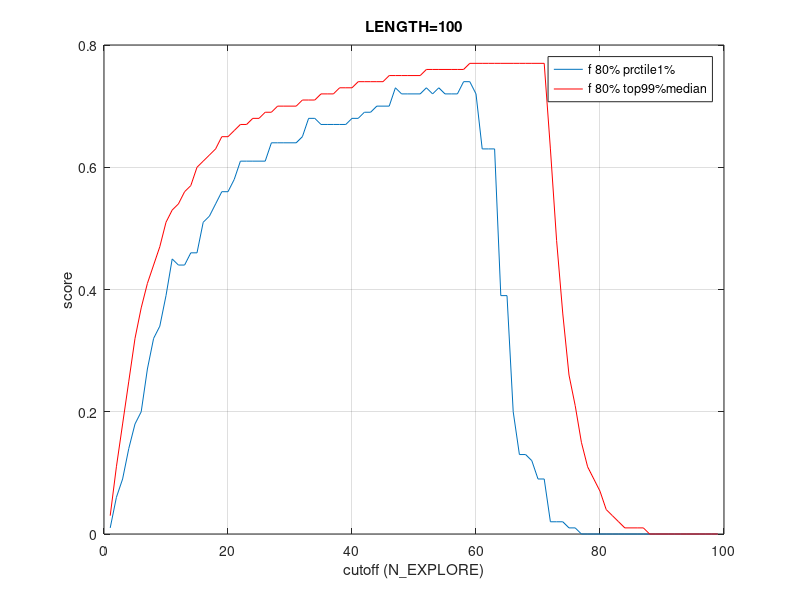

Here is the MATLAB script that generated this plot:
# The Boost License applies to the present file, as described in file ./LICENSE

figure; plot([ 0.0100 0.0600 0.0900 0.1400 0.1800 0.2000 0.2700 0.3200 0.3400 0.3900 0.4500 0.4400 0.4400 0.4600 0.4600 0.5100 0.5200 0.5400 0.5600 0.5600 0.5800 0.6100 0.6100 0.6100 0.6100 0.6100 0.6400 0.6400 0.6400 0.6400 0.6400 0.6500 0.6800 0.6800 0.6700 0.6700 0.6700 0.6700 0.6700 0.6800 0.6800 0.6900 0.6900 0.7000 0.7000 0.7000 0.7300 0.7200 0.7200 0.7200 0.7200 0.7300 0.7200 0.7300 0.7200 0.7200 0.7200 0.7400 0.7400 0.7200 0.6300 0.6300 0.6300 0.3900 0.3900 0.2000 0.1300 0.1300 0.1200 0.0900 0.0900 0.0200 0.0200 0.0200 0.0100 0.0100 0.0000 0.0000 0.0000 0.0000 0.0000 0.0000 0.0000 0.0000 0.0000 0.0000 0.0000 0.0000 0.0000 0.0000 0.0000 0.0000 0.0000 0.0000 0.0000 0.0000 0.0000 0.0000 0.0000 nan ]);
hold on; plot([ 0.0300 0.1100 0.1800 0.2500 0.3200 0.3700 0.4100 0.4400 0.4700 0.5100 0.5300 0.5400 0.5600 0.5700 0.6000 0.6100 0.6200 0.6300 0.6500 0.6500 0.6600 0.6700 0.6700 0.6800 0.6800 0.6900 0.6900 0.7000 0.7000 0.7000 0.7000 0.7100 0.7100 0.7100 0.7200 0.7200 0.7200 0.7300 0.7300 0.7300 0.7400 0.7400 0.7400 0.7400 0.7400 0.7500 0.7500 0.7500 0.7500 0.7500 0.7500 0.7600 0.7600 0.7600 0.7600 0.7600 0.7600 0.7600 0.7700 0.7700 0.7700 0.7700 0.7700 0.7700 0.7700 0.7700 0.7700 0.7700 0.7700 0.7700 0.7700 0.6300 0.4800 0.3600 0.2600 0.2100 0.1500 0.1100 0.0900 0.0700 0.0400 0.0300 0.0200 0.0100 0.0100 0.0100 0.0100 0.0000 0.0000 0.0000 0.0000 0.0000 0.0000 0.0000 0.0000 0.0000 0.0000 0.0000 0.0000 nan ],'r');
legend('f 80% prctile1%', 'f 80% top99%median');
grid;
xlabel('cutoff (N\_EXPLORE)');
ylabel('score');
title('LENGTH=100');

